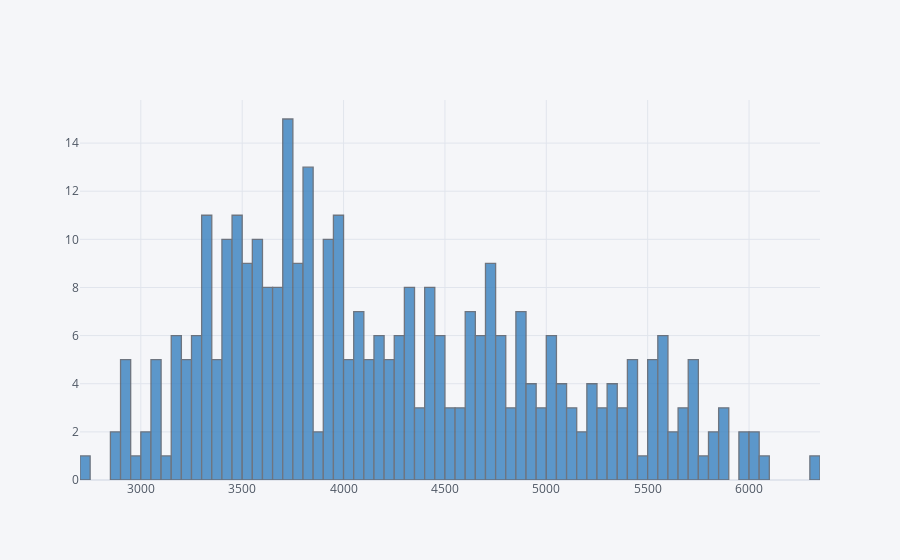

Write notebook code for a chart like this one.
### Code cell
df["body_mass_g"].iplot(kind="hist", bins = 100, color = "blue")

### Figure 1 — Plotly figure (JSON) as saved in the notebook; plotly's stock layout.template omitted (floating-point values rounded to 4 significant figures; data arrays with more than 128 entries replaced by an {"elided": "..."} marker saying what was removed)
{"data": [{"histfunc": "count", "histnorm": "", "marker": {"color": "rgba(55, 128, 191, 1.0)", "line": {"color": "#4D5663", "width": 1.3}}, "name": "body_mass_g", "nbinsx": 100, "opacity": 0.8, "orientation": "v", "type": "histogram", "x": {"elided": "344 float values"}}], "layout": {"barmode": "overlay", "legend": {"bgcolor": "#F5F6F9", "font": {"color": "#4D5663"}}, "paper_bgcolor": "#F5F6F9", "plot_bgcolor": "#F5F6F9", "title": {"font": {"color": "#4D5663"}}, "xaxis": {"gridcolor": "#E1E5ED", "showgrid": true, "tickfont": {"color": "#4D5663"}, "title": {"font": {"color": "#4D5663"}, "text": ""}, "zerolinecolor": "#E1E5ED"}, "yaxis": {"gridcolor": "#E1E5ED", "showgrid": true, "tickfont": {"color": "#4D5663"}, "title": {"font": {"color": "#4D5663"}, "text": ""}, "zerolinecolor": "#E1E5ED"}}}
